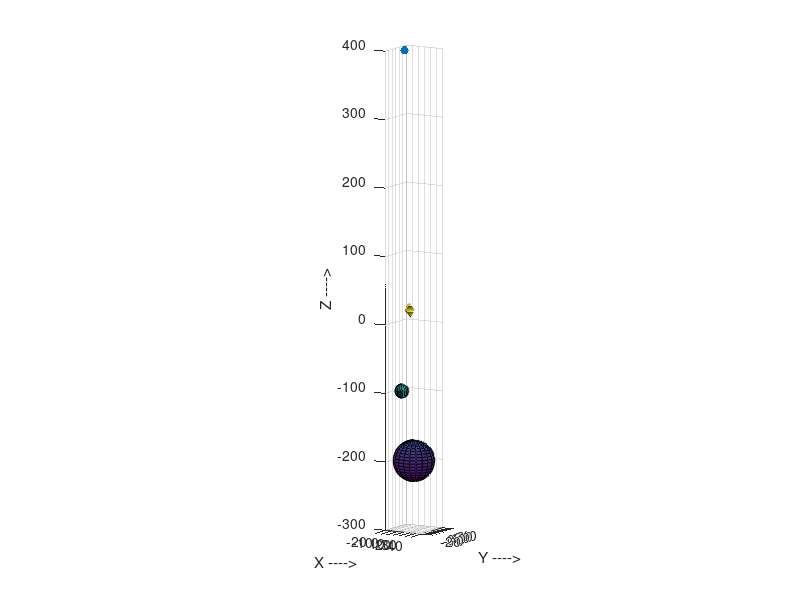

Write MATLAB code to recreate this figure.
clc;
clear all;
close all;

center1 = [ 10, 10, -200 ]';
radius1 = 30;
 
center2 = [  -10, 10, -100 ]';
radius2 = 10;

hold on;

[x y z] = sphere;
a=[ center1(1) center1(2)  center1(3)  radius1;...
    center2(1) center2(2)  center2(3)  radius2 ];
surf(x*a(1,4)+a(1,1) , y*a(1,4)+a(1,2) , z*a(1,4)+a(1,3));

hold off;

hold on;
surf(x*a(2,4)+a(2,1),y*a(2,4)+a(2,2),z*a(2,4)+a(2,3));
point = [0,-20,0];
normal = [-1,1,-1];


%# a plane is a*x+b*y+c*z+d=0
%# [a,b,c] is the normal. Thus, we have to calculate
%# d and we're set
d = -point*normal'; %'# dot product for less typing

%# create x,y
[xx,yy]=ndgrid(1:10,1:10);

%# calculate corresponding z
z = (-normal(1)*xx - normal(2)*yy - d)/normal(3);

%# plot the surface
surf(xx,yy,z);
hold on;


scatter3(0,0,400,'o','filled');       % Eye
%scatter3(0,0,-200,'*');             % light

grid;


xlabel('X ---->') % x-axis label
ylabel('Y ---->') % y-axis label
zlabel('Z ---->') % z-axis label

daspect([1 1 1])
view(30,10)





 